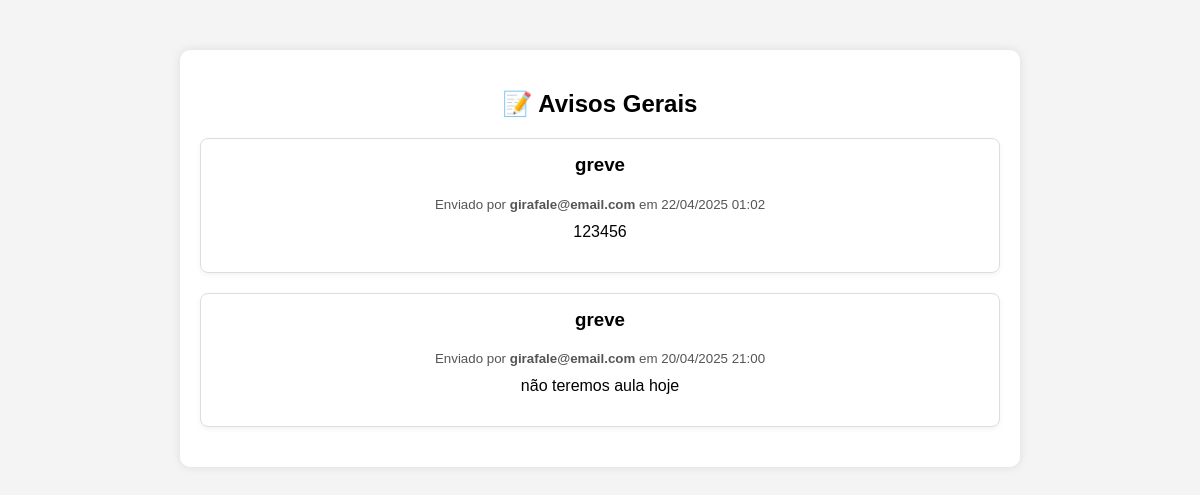
Page /avisos/ (signed in) on the earlier database version.
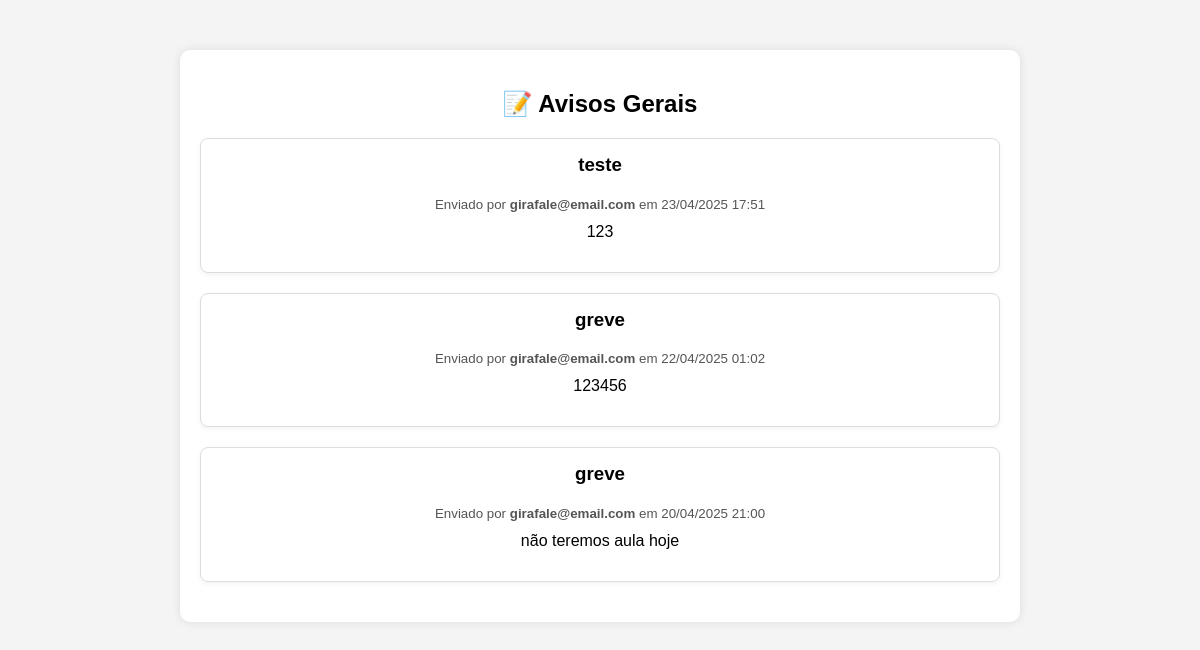
Same page on the later database version.
### portal/models.py (models this page shows, shortened)
class Aviso(models.Model):
    titulo = models.CharField(max_length=100)
    mensagem = models.TextField()
    data_criacao = models.DateTimeField(auto_now_add=True)
    autor = models.ForeignKey(User, on_delete=models.CASCADE)

### portal/views.py (the view)
# urls.py: path('avisos/', views.lista_avisos, name='lista_avisos'),
@login_required
def lista_avisos(request):
    avisos = Aviso.objects.all().order_by('-data_criacao')
    eh_professor = Professor.objects.filter(user=request.user).exists()
    return render(request, 'lista_avisos.html', {
        'avisos': avisos,
        'eh_professor': eh_professor,
    })

### portal/templates/lista_avisos.html (shortened to what this page needs)
{% extends 'base.html' %}
{% block content %}
  <h2 style="margin-bottom: 20px;">📝 Avisos Gerais</h2>
  {% for aviso in avisos %}
    <div style="
      border: 1px solid #ddd;
      padding: 15px;
      border-radius: 8px;
      margin-bottom: 20px;
      box-shadow: 0 2px 5px rgba(0,0,0,0.05);
    ">
      <h3 style="margin-top: 0;">{{ aviso.titulo }}</h3>
      <small style="color: #555;">
        Enviado por <strong>{{ aviso.autor.username }}</strong> em {{ aviso.data_criacao|date:"d/m/Y H:i" }}
      </small>
      <p style="margin-top: 10px;">{{ aviso.mensagem }}</p>
    </div>
  {% empty %}
    <p style="color: #777;">Nenhum aviso ainda.</p>
  {% endfor %}
{% endblock %}

Differences in the rows shown:
added Aviso: titulo "teste", autor.username "girafale@email.com", data_criacao "23/04/2025 17:51", mensagem "123"
